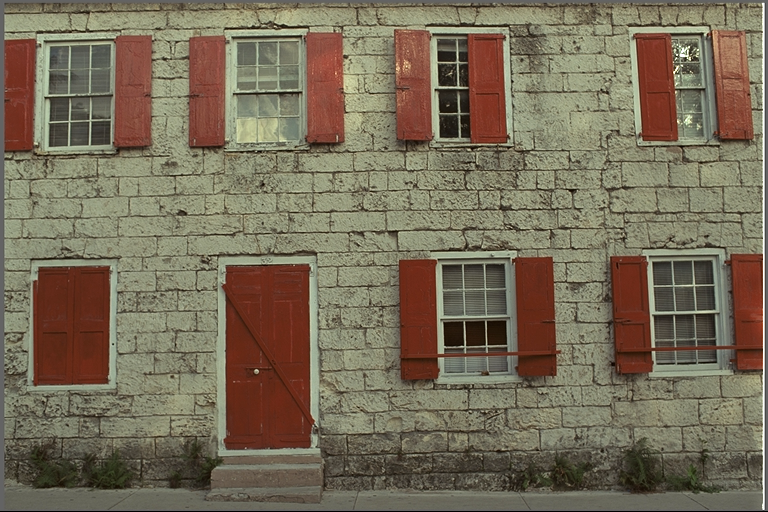
#> input picture RobotDreams/images/kodim01.png, 768 x 512 px
$ jupyter execute ImageFiltering.ipynb
#> lines starting #> are read from the running program, lines starting #| are printed output that depends on the picture; after the words box and inside, x2 and y2 are one past the last pixel; in counts of white or black regions, pixels touching at a corner belong together
### Image Filtering
Image filtering consists of **convolving** the image with a specified kernel.

import required libraries

- cv2 -
- numpy -
- matplotlib -
- seaborn -

[cell 1]
import cv2
import numpy as np
import seaborn as sns
from matplotlib import pyplot as plt

set up default visual settings

[cell 2]
plt.rcParams['figure.figsize'] = [15, 10]
sns.set_style('whitegrid')

read image

[cell 3]
img = cv2.imread('../images/kodim01.png')
#> img is the input picture: shape (512, 768, 3); mean B, G, R 88.4, 108.7, 119.8
img = cv2.cvtColor(img, cv2.COLOR_BGR2RGB)
plt.imshow(img)

### Convolution
Let us implement the convolution operation so we can filter the image with specified kernels.

[cell 4]
kernel = np.array([[1, 1, 1], [1, 1, 1], [1, 1, 1]])/9
rows, cols, channels = img.shape
#> rows = 512; cols = 768; channels = 3
out = np.zeros_like(img)

# Sliding window applied to each colour channel
for r in range(1, rows - 1):
    for c in range(1, cols - 1):
        for ch in range(channels):
            block = img[r-1:r+2, c-1:c+2, ch]
            out[r, c, ch] = np.sum(block * kernel)

plt.imshow(out)

OpenCV already includes a large set of predefined filters. It also allows us to apply our own custom filters. Let's build a Gaussian kernel and apply it to the image.

[cell 5]
kernel = np.array([[0, -1, 0], [-1, 5, -1], [0, -1, 0]])
out = cv2.filter2D(img, ddepth=-1, kernel=kernel, borderType=cv2.BORDER_REPLICATE)
plt.imshow(out)
print(kernel)

use built-in GaussianBlur for blurring image

[cell 6]
# Or even simpler for predefined filters
out = cv2.GaussianBlur(img, ksize=(5,5), sigmaX=5)
plt.imshow(out)

use bilateralFilter for intelligence bluring

[cell 7]
out = cv2.bilateralFilter(img, d=9, sigmaColor=75, sigmaSpace=75)
plt.imshow(out)

### Denoising
Denoising is the operation of removing (reducing) noise from a signal.

[cell 8]
img = cv2.imread('../images/kodim07.png')
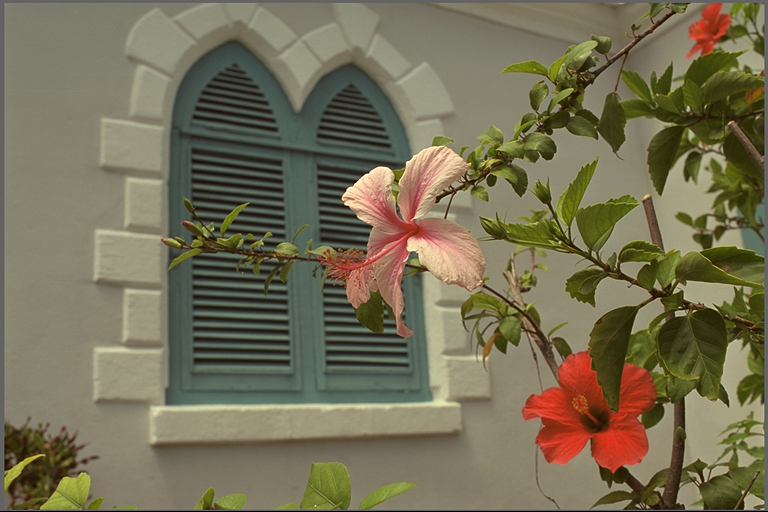
#> input picture RobotDreams/images/kodim07.png, 768 x 512 px
#> img is the input picture: shape (512, 768, 3); mean B, G, R 85.4, 110.7, 117.6
img = cv2.cvtColor(img, cv2.COLOR_BGR2RGB)

noisy = img/255 + 0.1*np.random.randn(*img.shape)
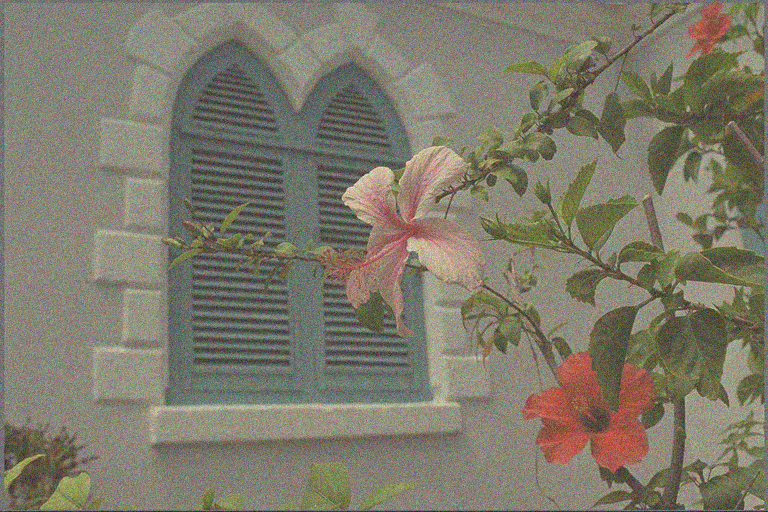
#> noisy: shape (512, 768, 3) float64; mean R, G, B 0.461, 0.434, 0.335; drawn with min black and max white
noisy[noisy < 0] = 0
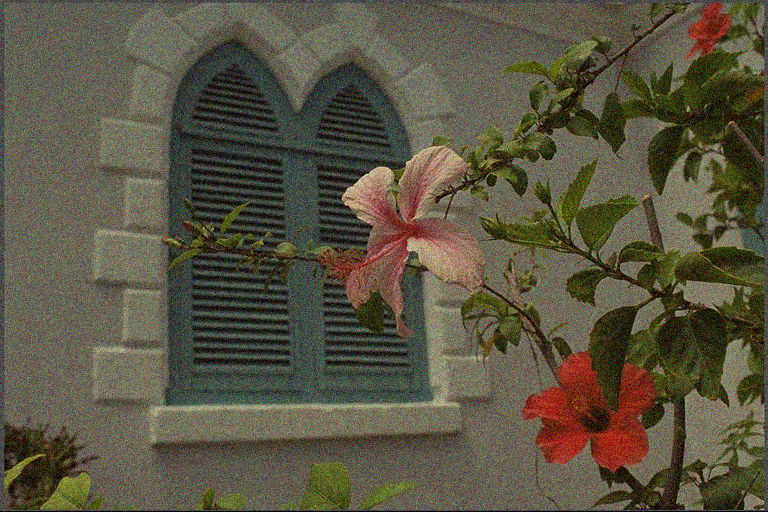
#> noisy: shape (512, 768, 3) float64; 5.6% of pixels changed, all inside (x1, y1, x2, y2) = (0, 3, 768, 512); drawn with min black and max white
noisy[noisy > 1] = 1
#> noisy: shape (512, 768, 3) float64; 0.36% of pixels changed, all inside (x1, y1, x2, y2) = (19, 11, 763, 510)
noisy = (255*noisy).astype(np.uint8)
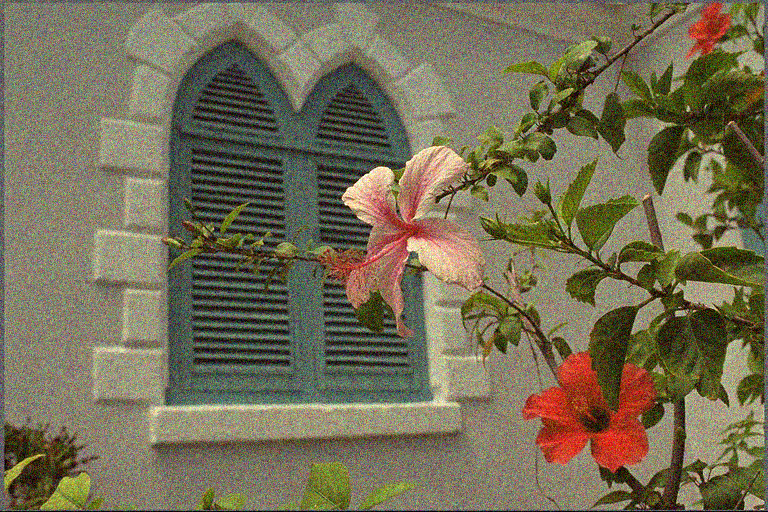
#> noisy: shape (512, 768, 3); mean R, G, B 117.1, 110.4, 85.6

plt.subplot(121), plt.imshow(img), plt.title('Original')
plt.subplot(122), plt.imshow(noisy), plt.title('Noisy')

low-pass filter

[cell 9]
# Apply Gaussian low-pass filter to reduce noise
out = cv2.GaussianBlur(noisy, ksize=(5,5), sigmaX=5)
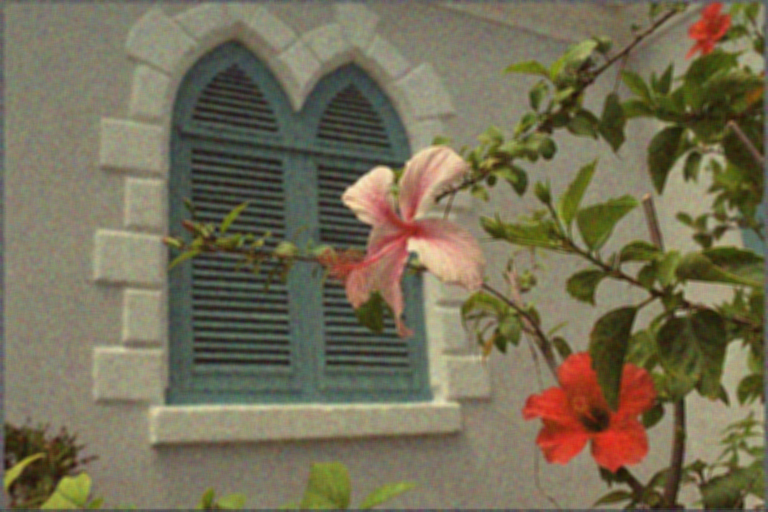
#> out: shape (512, 768, 3); mean R, G, B 117.2, 110.5, 85.7
plt.subplot(121), plt.imshow(noisy)
plt.subplot(122), plt.imshow(out)

[cell 10]
plt.subplot(121), plt.imshow(noisy[0:300, 0:300, :])
plt.subplot(122), plt.imshow(out[0:300, 0:300, :])
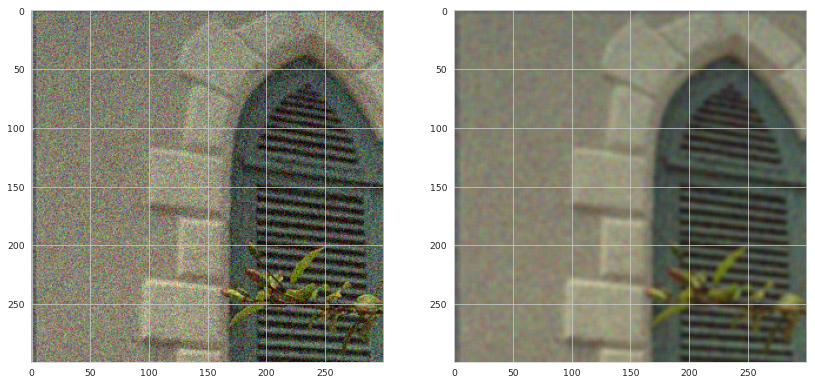
#> figure drawn by matplotlib, 2 panels

[cell 11]
# Compare with bilateral filter
bilat = cv2.bilateralFilter(noisy, d=9, sigmaColor=75, sigmaSpace=75)
plt.subplot(121), plt.imshow(out[200:600, 300:600, :])
plt.subplot(122), plt.imshow(bilat[200:600, 300:600, :])

### Salt & Pepper Noise
Impulsive noise that saturates pixel values to white or black.

[cell 12]
noisy = np.zeros_like(img)
rows, cols, _ = img.shape

probability = 0.1
for r in range(rows):
    for c in range(cols):
        if np.random.rand() < probability:
            # 50% chance of getting salt or pepper
            if np.random.rand() < 0.5:
                noisy[r, c, :] = 255
            else:
                noisy[r, c, :] = 0
        else:
            noisy[r, c, :] = img[r, c, :]
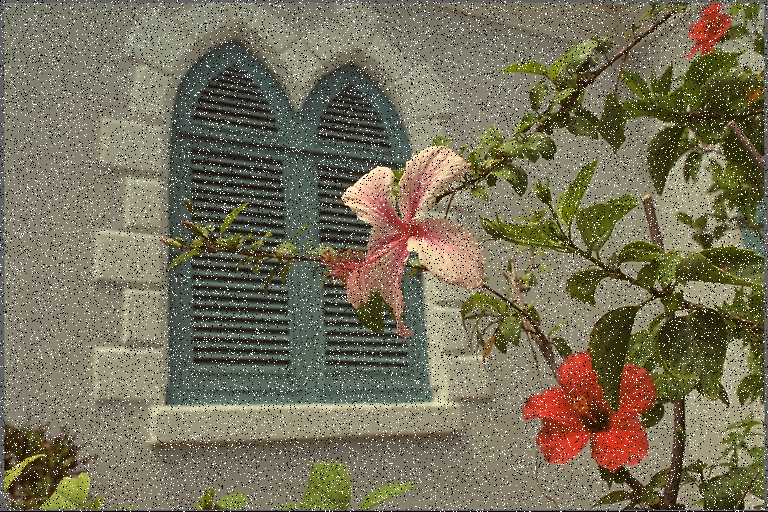
#> noisy: shape (512, 768, 3); mean R, G, B 118.5, 112.4, 89.6

plt.imshow(noisy)

Let's apply Gaussian filtering to reduce the noise.

[cell 13]
out = cv2.GaussianBlur(noisy, ksize=(5,5), sigmaX=5)
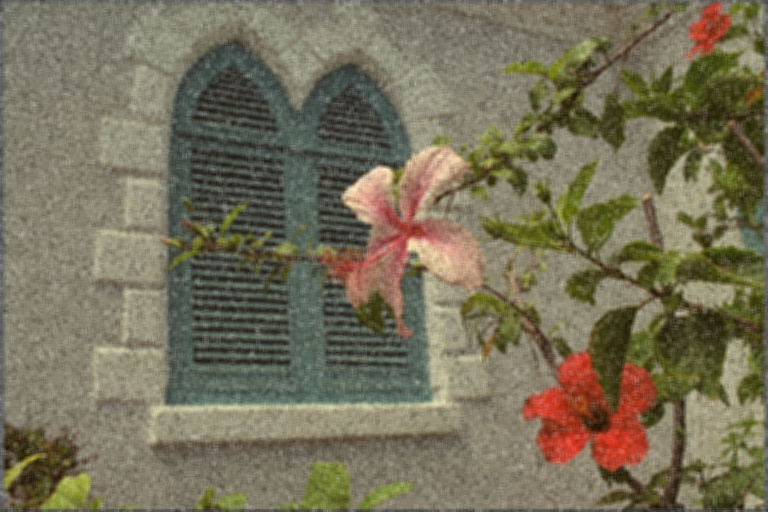
#> out: shape (512, 768, 3); mean R, G, B 118.6, 112.4, 89.6
plt.subplot(121), plt.imshow(noisy)
plt.subplot(122), plt.imshow(out)

[cell 14]
plt.subplot(121), plt.imshow(noisy[200:600, 300:600, :])
plt.subplot(122), plt.imshow(out[200:600, 300:600, :])
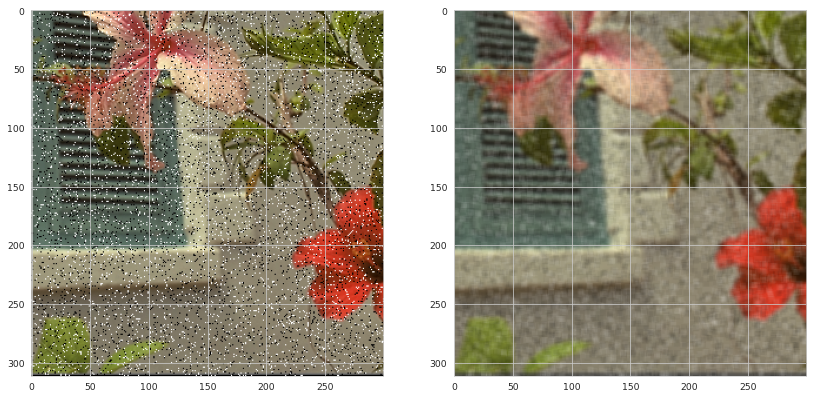
#> figure drawn by matplotlib, 2 panels

Gaussian filters do not handle well impulsive noises. We can try **median** filters instead.

[cell 15]
median = cv2.medianBlur(noisy, ksize=5)
plt.subplot(121), plt.imshow(noisy[200:600, 300:600, :])
plt.subplot(122), plt.imshow(median[200:600, 300:600, :])
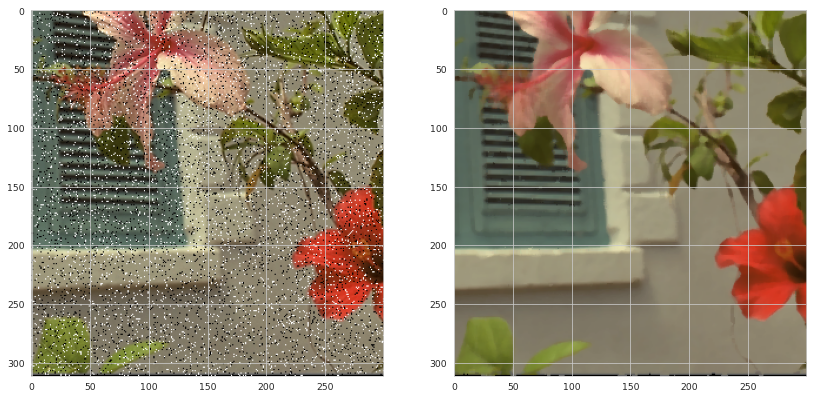
#> figure drawn by matplotlib, 2 panels
